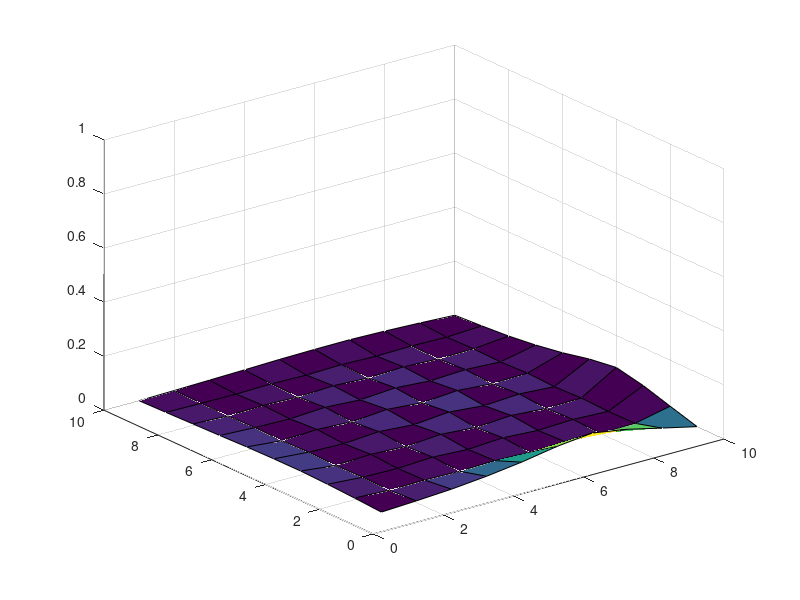

Write MATLAB code to recreate this figure.
clear
clc
close all

x_limit = 10;
y_limit = 10;

initial_x = 4;
initial_y = 7;

num_iteration = 30;

[X_main, Y_main] = meshgrid((1:x_limit), (1:y_limit));  % for the surf() command

if (x_limit > 3) && (y_limit > 3)

    m_main = zeros(y_limit, x_limit);  % The order (y, x) is switched (why?) 

    surf(X_main, Y_main, m_main)

    if (y_limit > initial_y && initial_y > 1) && (x_limit > initial_x && initial_x > 1)
        m_main(initial_x, initial_y) = 1;

    else
        disp('The initial position needs to be inside the bounds')
        return
    end

    for step_iterator = (1:num_iteration)

        m_temp = zeros(y_limit, x_limit);  % A 3D array depicting the temporary calculations
        
        % Now we start the diffusion by going at each location and extracting
        % the 0.25 of densities of nearby
        for row_iterator = (1:y_limit)
    
            for coloumn_iterator = (1:x_limit)
    
                if row_iterator > 1 && row_iterator < y_limit && coloumn_iterator > 1 && coloumn_iterator < x_limit
                    
                    up = 0.25 * m_main(row_iterator - 1, coloumn_iterator);
                    right = 0.25 * m_main(row_iterator, coloumn_iterator + 1);
                    down = 0.25 * m_main(row_iterator + 1, coloumn_iterator);
                    left = 0.25 * m_main(row_iterator, coloumn_iterator - 1);
        
        
                    if row_iterator == 2
        
                        if coloumn_iterator == 2
        
                            m_temp(row_iterator, coloumn_iterator) = right + down;
        
                        elseif coloumn_iterator == x_limit - 1
                            
                            m_temp(row_iterator, coloumn_iterator) = left + down;
        
                        else
        
                            m_temp(row_iterator, coloumn_iterator) = left + right + down;
        
                        end
        
                    elseif row_iterator == y_limit - 1
        
                        if coloumn_iterator == 2
        
                            m_temp(row_iterator, coloumn_iterator) = up + right;
        
                        elseif coloumn_iterator == x_limit - 1
        
                            m_temp(row_iterator, coloumn_iterator) = up + left;
        
                        else
        
                            m_temp(row_iterator, coloumn_iterator) = up + left + right;
        
                        end
                        
                    else
        
                        if coloumn_iterator == 2
        
                            m_temp(row_iterator, coloumn_iterator) = up + right + down;
                            
        
                        elseif coloumn_iterator == x_limit - 1
                            
                            m_temp(row_iterator, coloumn_iterator) = up + left + down;
        
                        else
                            m_temp(row_iterator, coloumn_iterator) = up + right + down + left;
        
                        end
        
                    end
    
                else
    
                    if row_iterator == 1
                        
                        if coloumn_iterator == 1 || coloumn_iterator == x_limit
    
                            continue
    
                        else
    
                            m_temp(row_iterator, coloumn_iterator) = 0.25 * m_main(row_iterator + 1, coloumn_iterator);
    
                        end
    
                    elseif row_iterator == y_limit
    
                        if coloumn_iterator == 1 || coloumn_iterator == x_limit
                            
                            continue
    
                        else
                            
                            m_temp(row_iterator, coloumn_iterator) = 0.25 * m_main(row_iterator - 1, coloumn_iterator);
    
                        end
                        
                    else
                        
                        if coloumn_iterator == 1
    
                            m_temp(row_iterator, coloumn_iterator) = 0.25 * m_main(row_iterator, coloumn_iterator + 1);
    
                        elseif coloumn_iterator == x_limit
    
                            m_temp(row_iterator, coloumn_iterator) = 0.25 * m_main(row_iterator, coloumn_iterator - 1);
                        
                        else
    
                            disp("This was not supposed to happen")
                            return
    
                        end
                    end
                end
    
            end
    
        end
    
        m_side = m_main(:, :);
        m_side(2 : y_limit - 1, 2 : x_limit - 1) = 0;

        m_main = m_side + m_temp;
        
        M(:) = getframe;
        surf(X_main, Y_main, m_main)

        xlim([0 x_limit])
        ylim([0 y_limit])
        zlim([0 1])

    end

else

    disp("The minimum size should be 4 X 4 because of the semantics of Vishal's Approach!")
    return
    
end

disp("The code was executed, with sum of probability of all resulting positions:")
disp(sum(sum(m_main)))
